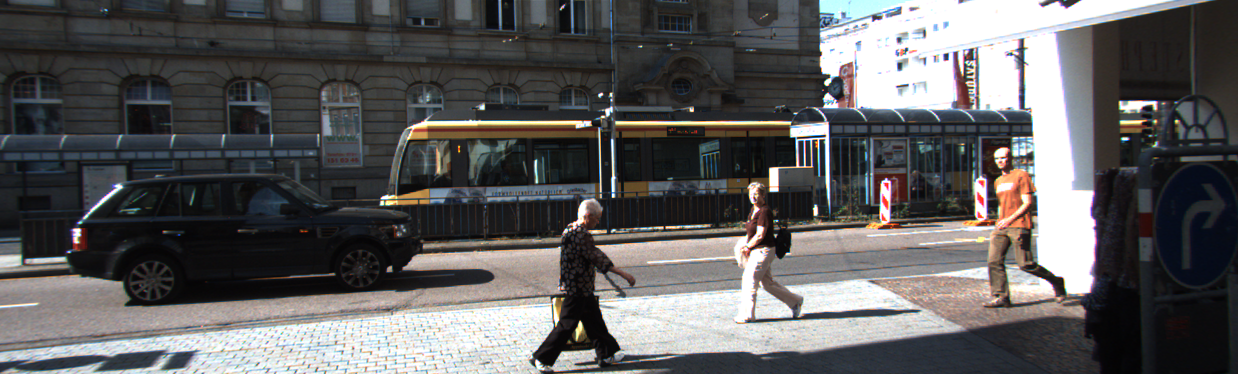
#> input picture fg_cut/img_KITTI/image_2/000169_10.png, 1238 x 374 px; its folder holds only this picture in this run
$ python fg_cut_KITTI.py -i img_KITTI/image_2
#> lines starting #> are read from the running program, lines starting #| are printed output that depends on the picture
"""
Cuts FGs from KITTY DS
"""

import os
from io import BytesIO
import tarfile
import tempfile

from matplotlib import gridspec
from matplotlib import pyplot as plt
import numpy as np
from PIL import Image

import cv2
import scipy
import numpy

import argparse

from collections import namedtuple

import os, sys

from pathlib import Path

import json

DO_SHOW = True
MAKE_INV_MASK = False

def create_pascal_label_colormap():

  colormap = np.zeros((256, 3), dtype=int)
  ind = np.arange(256, dtype=int)

  for shift in reversed(range(8)):
    for channel in range(3):
      colormap[:, channel] |= ((ind >> channel) & 1) << shift
    ind >>= 3

  return colormap


def label_to_color_image(label):

  if label.ndim != 2:
    raise ValueError('Expect 2-D input label')

  colormap = create_pascal_label_colormap()

  if np.max(label) >= len(colormap):
    raise ValueError('label value too large.')

  return colormap[label]


  #return id2label[label].color

# [11 lines left out: functions binarize_image, binarize_array, not called in this run]

def inv_array(numpy_array, threshold=1):
    numpy_array = 255 - numpy_array
    return numpy_array
"""
def save_segmentation(image, seg_image, obj_name, out_path):
  image.save(out_path + '/' + obj_name + '.jpg')

  plt.figure(figsize=(15, 5))
  grid_spec = gridspec.GridSpec(1, 3, width_ratios=[6, 6, 6])

  immask_rgb = Image.fromarray(seg_image) #.convert('RGB')
  plt.subplot(grid_spec[0])
  plt.imshow(image)
  plt.imshow(immask_rgb, alpha=0.4)
  plt.axis('off')
  plt.title('src image')
  #immask_rgb.save('./images/seg_img.jpg')

  immask = Image.fromarray(seg_image).convert('RGB').convert('L')
  immask1 = Image.fromarray(binarize_array(numpy.array(immask)))
  if MAKE_INV_MASK :
    immask1_inv = Image.fromarray(inv_array(binarize_array(numpy.array(immask))))
  else :
    immask1_inv = immask1

  plt.subplot(grid_spec[1])
  plt.imshow(immask1_inv)
  plt.axis('off')
  plt.title('inv mask')
  immask1_inv.save(out_path + '/' + obj_name + '.pbm')

  image.putalpha(immask1)
  plt.subplot(grid_spec[2])
  plt.imshow(image)
  plt.axis('off')
  plt.title('cut FG')
  image.save(out_path + '/' + obj_name + '_a.png')

  if DO_SHOW:
    plt.show()
"""
"""
LABEL_NAMES = np.asarray([
    'background', 'aeroplane', 'bicycle', 'bird', 'boat', 'bottle', 'bus',
    'car', 'cat', 'chair', 'cow', 'diningtable', 'dog', 'horse', 'motorbike',
    'person', 'pottedplant', 'sheep', 'sofa', 'train', 'tv'
])
"""
#--------------------------------------------------------------------------------
# Definitions
#--------------------------------------------------------------------------------

# a label and all meta information
Label = namedtuple( 'Label' , [

    'name'        , # The identifier of this label, e.g. 'car', 'person', ... .
                    # We use them to uniquely name a class

    'id'          , # An integer ID that is associated with this label.
                    # The IDs are used to represent the label in ground truth images
                    # An ID of -1 means that this label does not have an ID and thus
                    # is ignored when creating ground truth images (e.g. license plate).
                    # Do not modify these IDs, since exactly these IDs are expected by the
                    # evaluation server.

    'trainId'     , # Feel free to modify these IDs as suitable for your method. Then create
                    # ground truth images with train IDs, using the tools provided in the
                    # 'preparation' folder. However, make sure to validate or submit results
                    # to our evaluation server using the regular IDs above!
                    # For trainIds, multiple labels might have the same ID. Then, these labels
                    # are mapped to the same class in the ground truth images. For the inverse
                    # mapping, we use the label that is defined first in the list below.
                    # For example, mapping all void-type classes to the same ID in training,
                    # might make sense for some approaches.
                    # Max value is 255!

    'category'    , # The name of the category that this label belongs to

    'categoryId'  , # The ID of this category. Used to create ground truth images
                    # on category level.

    'hasInstances', # Whether this label distinguishes between single instances or not

    'ignoreInEval', # Whether pixels having this class as ground truth label are ignored
                    # during evaluations or not

    'color'       , # The color of this label
    ] )


#--------------------------------------------------------------------------------
# A list of all labels
#--------------------------------------------------------------------------------

# Please adapt the train IDs as appropriate for your approach.
# Note that you might want to ignore labels with ID 255 during training.
# Further note that the current train IDs are only a suggestion. You can use whatever you like.
# Make sure to provide your results using the original IDs and not the training IDs.
# Note that many IDs are ignored in evaluation and thus you never need to predict these!

labels = [
    #       name                     id    trainId   category            catId     hasInstances   ignoreInEval   color
    Label(  'unlabeled'            ,  0 ,      255 , 'void'            , 0       , False        , True         , (  0,  0,  0) ),
    Label(  'ego vehicle'          ,  1 ,      255 , 'void'            , 0       , False        , True         , (  0,  0,  0) ),
    Label(  'rectification border' ,  2 ,      255 , 'void'            , 0       , False        , True         , (  0,  0,  0) ),
    Label(  'out of roi'           ,  3 ,      255 , 'void'            , 0       , False        , True         , (  0,  0,  0) ),
    Label(  'static'               ,  4 ,      255 , 'void'            , 0       , False        , True         , (  0,  0,  0) ),
    Label(  'dynamic'              ,  5 ,      255 , 'void'            , 0       , False        , True         , (111, 74,  0) ),
    Label(  'ground'               ,  6 ,      255 , 'void'            , 0       , False        , True         , ( 81,  0, 81) ),
    Label(  'road'                 ,  7 ,        0 , 'flat'            , 1       , False        , False        , (128, 64,128) ),
    Label(  'sidewalk'             ,  8 ,        1 , 'flat'            , 1       , False        , False        , (244, 35,232) ),
    Label(  'parking'              ,  9 ,      255 , 'flat'            , 1       , False        , True         , (250,170,160) ),
    Label(  'rail track'           , 10 ,      255 , 'flat'            , 1       , False        , True         , (230,150,140) ),
    Label(  'building'             , 11 ,        2 , 'construction'    , 2       , False        , False        , ( 70, 70, 70) ),
    Label(  'wall'                 , 12 ,        3 , 'construction'    , 2       , False        , False        , (102,102,156) ),
    Label(  'fence'                , 13 ,        4 , 'construction'    , 2       , False        , False        , (190,153,153) ),
    Label(  'guard rail'           , 14 ,      255 , 'construction'    , 2       , False        , True         , (180,165,180) ),
    Label(  'bridge'               , 15 ,      255 , 'construction'    , 2       , False        , True         , (150,100,100) ),
    Label(  'tunnel'               , 16 ,      255 , 'construction'    , 2       , False        , True         , (150,120, 90) ),
    Label(  'pole'                 , 17 ,        5 , 'object'          , 3       , False        , False        , (153,153,153) ),
    Label(  'polegroup'            , 18 ,      255 , 'object'          , 3       , False        , True         , (153,153,153) ),
    Label(  'traffic light'        , 19 ,        6 , 'object'          , 3       , False        , False        , (250,170, 30) ),
    Label(  'traffic sign'         , 20 ,        7 , 'object'          , 3       , False        , False        , (220,220,  0) ),
    Label(  'vegetation'           , 21 ,        8 , 'nature'          , 4       , False        , False        , (107,142, 35) ),
    Label(  'terrain'              , 22 ,        9 , 'nature'          , 4       , False        , False        , (152,251,152) ),
    Label(  'sky'                  , 23 ,       10 , 'sky'             , 5       , False        , False        , ( 70,130,180) ),
    Label(  'person'               , 24 ,       11 , 'human'           , 6       , True         , False        , (220, 20, 60) ),
    Label(  'rider'                , 25 ,       12 , 'human'           , 6       , True         , False        , (255,  0,  0) ),
    Label(  'car'                  , 26 ,       13 , 'vehicle'         , 7       , True         , False        , (  0,  0,142) ),
    Label(  'truck'                , 27 ,       14 , 'vehicle'         , 7       , True         , False        , (  0,  0, 70) ),
    Label(  'bus'                  , 28 ,       15 , 'vehicle'         , 7       , True         , False        , (  0, 60,100) ),
    Label(  'caravan'              , 29 ,      255 , 'vehicle'         , 7       , True         , True         , (  0,  0, 90) ),
    Label(  'trailer'              , 30 ,      255 , 'vehicle'         , 7       , True         , True         , (  0,  0,110) ),
    Label(  'train'                , 31 ,       16 , 'vehicle'         , 7       , True         , False        , (  0, 80,100) ),
    Label(  'motorcycle'           , 32 ,       17 , 'vehicle'         , 7       , True         , False        , (  0,  0,230) ),
    Label(  'bicycle'              , 33 ,       18 , 'vehicle'         , 7       , True         , False        , (119, 11, 32) ),
    Label(  'license plate'        , -1 ,       -1 , 'vehicle'         , 7       , False        , True         , (  0,  0,142) ),
]

# name to label object
name2label      = { label.name    : label for label in labels           }
# id to label object
id2label        = { label.id      : label for label in labels           }

#FULL_LABEL_MAP = np.arange(len(LABEL_NAMES)).reshape(len(LABEL_NAMES), 1)
#FULL_COLOR_MAP = label_to_color_image(FULL_LABEL_MAP)

#np.unique?
# [15 lines left out: functions unique_array, filter_ids, not called in this run]

class Instance(object):
    instID     = 0
    labelID    = 0
    pixelCount = 0
    medDist    = -1
    distConf   = 0.0

    # [12 lines left out: functions __init__, getLabelID, not called in this run]

    def getInstancePixels(self, imgNp, instLabel):
        return (imgNp == instLabel).sum()

    def toJSON(self):
        return json.dumps(self, default=lambda o: o.__dict__, sort_keys=True, indent=4)

    # [16 lines left out: functions toDict, fromJSON, not called in this run]

    def __str__(self):
        return "("+str(self.instID)+")"


#
# review
#

class Cutter(object):

  def __init__(self, path):
#> called with path = 'img_KITTI/image_2'
      self.pathlist = list(Path(path).glob('*.png'))
      self.im_path = str(self.pathlist[0])
      self.mask_path = self.im_path.replace("/image_2/", "/instance/")
      self.idx = 0
      self.instanceId_1 = 0

      self.im = Image.open(self.im_path)
#> self.im is the input picture: PIL image 1238x374 RGB; mean R, G, B 92.8, 92, 92.4
      self.seg_map = Image.open(self.mask_path).convert('L')
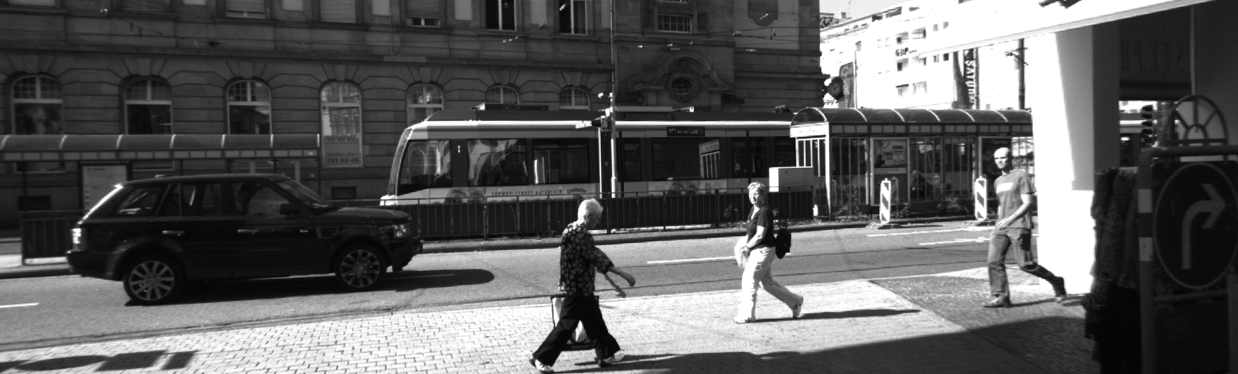
#> self.seg_map: PIL image 1238x374 L; min 3, max 255, mean 92.3
      self.seg_im = label_to_color_image(numpy.array(self.seg_map)).astype(np.uint8)
#> in label_to_color_image, `return colormap[label]`:
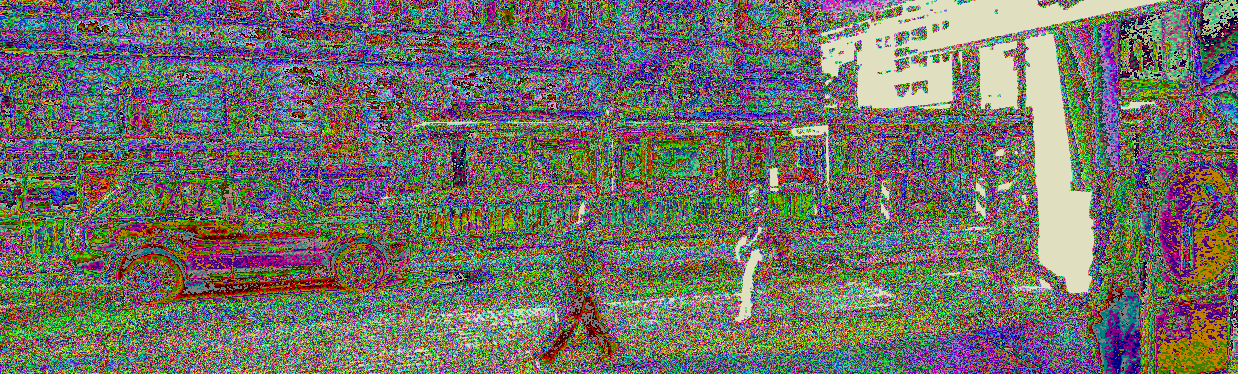
#> returned value: shape (374, 1238, 3) int64; mean of channels 0, 1, 2 113, 111.8, 103.5; drawn as R, G, B
      self.img = Image.open(self.mask_path)
      # Image as numpy array
      self.imgNp = np.array(self.img)

      plt.figure(figsize=(15, 5))
      self.grid_spec = gridspec.GridSpec(1, 2, width_ratios=[6, 6])

      plt.connect('key_press_event', self.key)
      plt.connect('button_press_event', self.button)

      self.render_pic()
      plt.show()
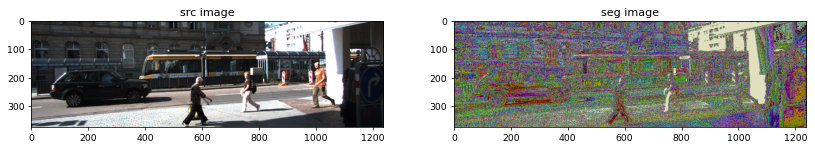
#> figure drawn by matplotlib, 2 panels

  def render_pic(self):

      #self.grid_spec = gridspec.GridSpec(1, 2, width_ratios=[6, 6])

      plt.subplot(self.grid_spec[0])
      plt.imshow(self.im)
      plt.title('src image')

      plt.subplot(self.grid_spec[1])
      plt.imshow(self.seg_im)
      plt.title('seg image')

      plt.draw()

  # [87 lines left out: functions init_pic, render_inst, crop, button, key, not called in this run]

parser = argparse.ArgumentParser()
parser.add_argument('--image', '-i', help='DEVIS img folder', required=True)

args = parser.parse_args()

cutter = Cutter(args.image)
